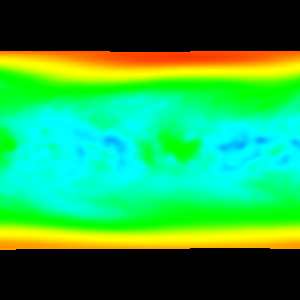

The Python source for this figure:
#!/usr/bin/env python

# Read a NetCDF CAM file with connectivity and render the temperature field.

import os

import vtkmodules.vtkInteractionStyle  # noqa: F401
import vtkmodules.vtkRenderingFreeType  # noqa: F401
import vtkmodules.vtkRenderingOpenGL2  # noqa: F401

from vtkmodules.vtkFiltersGeometry import vtkGeometryFilter
from vtkmodules.vtkIONetCDF import vtkNetCDFCAMReader
from vtkmodules.vtkRenderingCore import (
    vtkActor,
    vtkPolyDataMapper,
    vtkRenderWindow,
    vtkRenderWindowInteractor,
    vtkRenderer,
)

# Source
data_dir = os.path.join(os.environ.get("VPE_DATA_DIR", os.path.dirname(os.path.abspath(__file__))), "NetCDF")

# Read the NetCDF CAM file
cam_reader = vtkNetCDFCAMReader()
cam_reader.SetFileName(os.path.join(data_dir, "CAMReaderPoints.nc"))
cam_reader.SetConnectivityFileName(os.path.join(data_dir, "CAMReaderConnectivity.nc"))
cam_reader.Update()

# Convert to polydata
geometry_filter = vtkGeometryFilter()
geometry_filter.SetInputConnection(cam_reader.GetOutputPort())

# Mapper with temperature coloring
geometry_mapper = vtkPolyDataMapper()
geometry_mapper.SetInputConnection(geometry_filter.GetOutputPort())
geometry_mapper.ScalarVisibilityOn()
geometry_mapper.SetColorModeToMapScalars()
geometry_mapper.SetScalarRange(205, 250)
geometry_mapper.SetScalarModeToUsePointFieldData()
geometry_mapper.SelectColorArray("T")

# Actor
actor = vtkActor()
actor.SetMapper(geometry_mapper)

# Renderer
renderer = vtkRenderer()
renderer.AddActor(actor)
renderer.SetBackground(0, 0, 0)

# Render window
render_window = vtkRenderWindow()
render_window.AddRenderer(renderer)
render_window.SetWindowName("netcdf cam reader")
render_window.SetMultiSamples(0)
render_window.SetSize(300, 300)

# Interactor
interactor = vtkRenderWindowInteractor()
interactor.SetRenderWindow(render_window)

# Scene
renderer.ResetCamera(cam_reader.GetOutput().GetBounds())
renderer.GetActiveCamera().Zoom(1.5)

interactor.Initialize()
interactor.Start()
